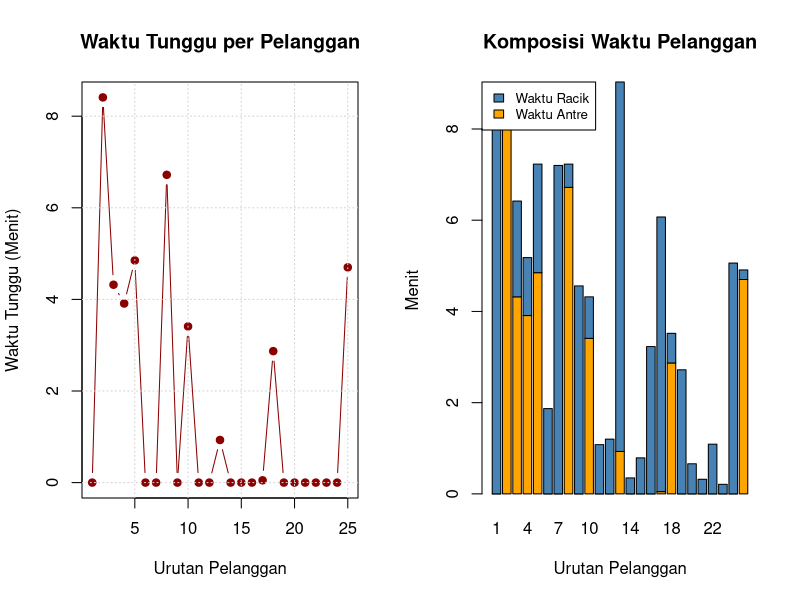

Write the R code that produced this figure.
## ---- chunk 1
# SIMULASI MONTE CARLO: ANTREAN KEDAI KOPI (SINGLE SERVER QUEUE M/M/1)

# 1. Mengunci angka acak agar hasil simulasi konsisten saat dipresentasikan
set.seed(2026)

# 2. Parameter Sistem
jumlah_pelanggan <- 25
rata_antar_datang <- 3.0   # Rata-rata pelanggan datang tiap 3 menit
rata_pelayanan    <- 2.5   # Rata-rata barista meracik kopi 2.5 menit

# 3. Membangkitkan Variabel Acak (Distribusi Eksponensial)
selisih_datang  <- round(rexp(jumlah_pelanggan, rate = 1 / rata_antar_datang), 2)
durasi_layanan  <- round(rexp(jumlah_pelanggan, rate = 1 / rata_pelayanan), 2)

# 4. Inisialisasi Vektor untuk Menyimpan Hasil Simulasi
waktu_datang    <- numeric(jumlah_pelanggan)
mulai_dilayani  <- numeric(jumlah_pelanggan)
waktu_tunggu    <- numeric(jumlah_pelanggan)
selesai_layanan <- numeric(jumlah_pelanggan)
total_di_sistem <- numeric(jumlah_pelanggan)
barista_menganggur <- numeric(jumlah_pelanggan)

# 5. Proses Iterasi Simulasi (Pelanggan ke-1 sampai ke-N)
for (i in 1:jumlah_pelanggan) {
  if (i == 1) {
    # Pelanggan pertama datang dan langsung dilayani tanpa mengantre
    waktu_datang[i]       <- selisih_datang[i]
    mulai_dilayani[i]     <- waktu_datang[i]
    barista_menganggur[i] <- waktu_datang[i]
  } else {
    # Pelanggan berikutnya
    waktu_datang[i]   <- waktu_datang[i - 1] + selisih_datang[i]
    
    # Dilayani saat pelanggan datang ATAU menunggu pelanggan sebelumnya selesai
    mulai_dilayani[i] <- max(waktu_datang[i], selesai_layanan[i - 1])
    
    # Waktu kosong barista jika pelanggan baru datang setelah pelanggan lama selesai
    barista_menganggur[i] <- max(0, waktu_datang[i] - selesai_layanan[i - 1])
  }
  
  # Menghitung metrik per pelanggan
  waktu_tunggu[i]    <- round(mulai_dilayani[i] - waktu_datang[i], 2)
  selesai_layanan[i] <- round(mulai_dilayani[i] + durasi_layanan[i], 2)
  total_di_sistem[i] <- round(selesai_layanan[i] - waktu_datang[i], 2)
}

# 6. Menyusun Tabel Hasil Simulasi (Data Frame)
tabel_simulasi <- data.frame(
  Pelanggan       = 1:jumlah_pelanggan,
  Selisih_Datang  = selisih_datang,
  Waktu_Datang    = waktu_datang,
  Mulai_Layanan   = mulai_dilayani,
  Durasi_Racik    = durasi_layanan,
  Waktu_Tunggu    = waktu_tunggu,
  Selesai_Layanan = selesai_layanan,
  Total_Waktu     = total_di_sistem
)

# 7. Menampilkan Tabel dan Ringkasan Evaluasi Kinerja Sistem
cat("================ TABEL SIMULASI ANTREAN KEDAI KOPI ================\n")
print(tabel_simulasi, row.names = FALSE)

utilitas_barista <- (sum(durasi_layanan) / selesai_layanan[jumlah_pelanggan]) * 100
pelanggan_antre  <- sum(waktu_tunggu > 0)

cat("\n================ RINGKASAN KINERJA SISTEM =========================\n")
cat(sprintf("1. Rata-rata Waktu Tunggu Pelanggan : %.2f menit\n", mean(waktu_tunggu)))
cat(sprintf("2. Waktu Tunggu Maksimum            : %.2f menit\n", max(waktu_tunggu)))
cat(sprintf("3. Rata-rata Total Waktu di Kedai   : %.2f menit\n", mean(total_di_sistem)))
cat(sprintf("4. Pelanggan yang Harus Mengantre   : %d dari %d orang (%.1f%%)\n", 
            pelanggan_antre, jumlah_pelanggan, (pelanggan_antre/jumlah_pelanggan)*100))
cat(sprintf("5. Tingkat Kesibukan Barista        : %.2f%%\n", utilitas_barista))
cat("===================================================================\n")

# 8. Visualisasi Grafik (Otomatis muncul di tab Plots RStudio)
par(mfrow = c(1, 2))

# Grafik 1: Fluktuasi Waktu Tunggu per Pelanggan
plot(tabel_simulasi$Pelanggan, tabel_simulasi$Waktu_Tunggu, 
     type = "b", pch = 19, col = "darkred",
     main = "Waktu Tunggu per Pelanggan",
     xlab = "Urutan Pelanggan", ylab = "Waktu Tunggu (Menit)")
grid()

# Grafik 2: Distribusi Durasi Pelayanan vs Waktu di Sistem
barplot(rbind(tabel_simulasi$Waktu_Tunggu, tabel_simulasi$Durasi_Racik),
        beside = FALSE, col = c("orange", "steelblue"),
        names.arg = tabel_simulasi$Pelanggan,
        main = "Komposisi Waktu Pelanggan",
        xlab = "Urutan Pelanggan", ylab = "Menit",
        legend.text = c("Waktu Antre", "Waktu Racik"),
        args.legend = list(x = "topleft", cex = 0.8))
